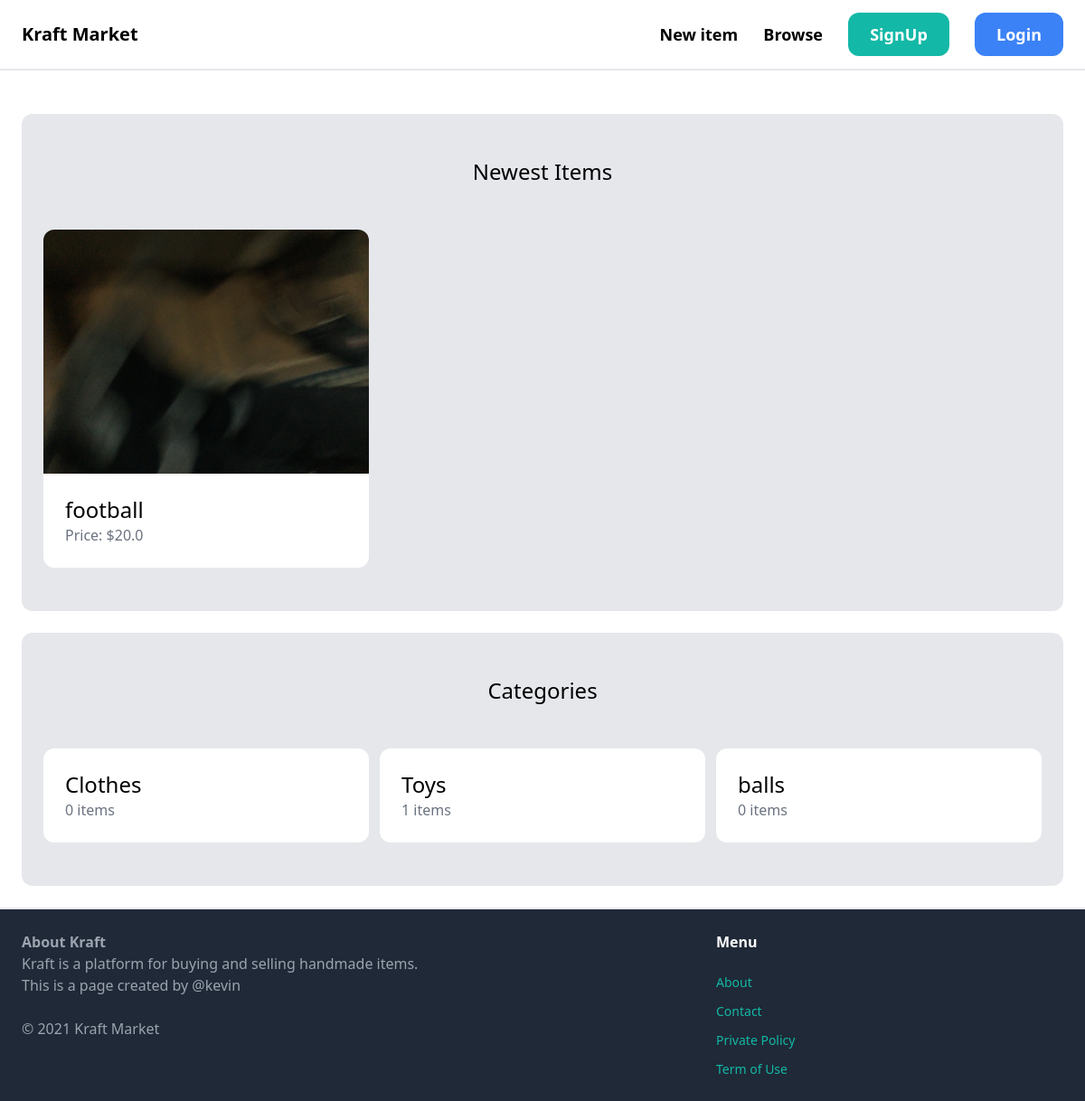
/, run on an earlier commit of the app's database.
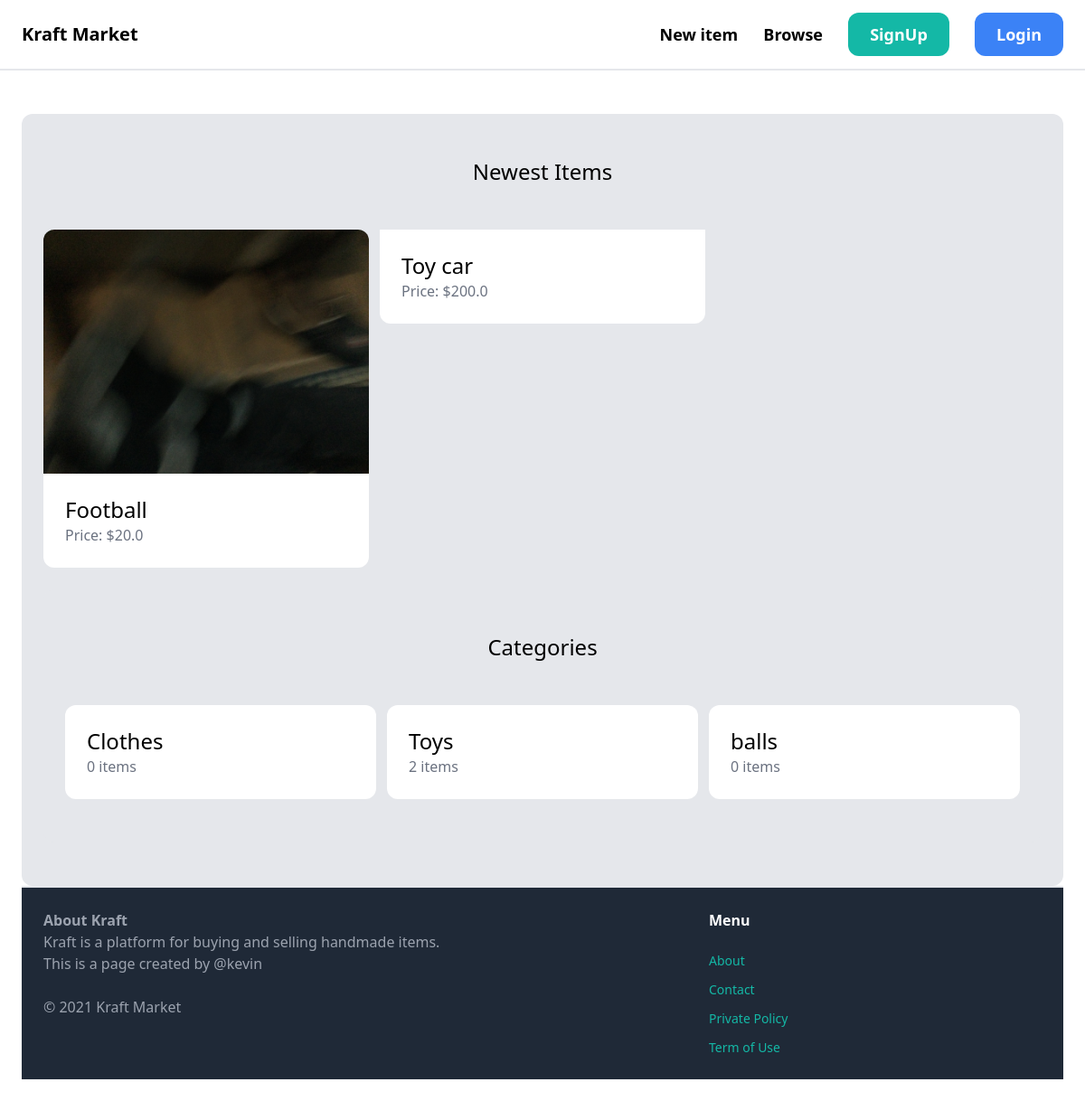
And on a later commit of the database.
### item/models.py (models this page shows, shortened)
class Item(models.Model): # this is the item model
    Category = models.ForeignKey(Category, related_name='items', on_delete=models.CASCADE) # this is the category of the item, also gets the items that belongs to the specific category, and when the category is deleted, the items will also be deleted, this is the relationship between the category and the item
    name = models.CharField(max_length=255) # this is the name of the item
    description = models.TextField(blank=True, null=True) # this is the description of the item
    price = models.FloatField() # this is the price of the item
    image = models.ImageField(upload_to='item_images', blank=True, null=True) # this is the image of the item
    is_sold = models.BooleanField(default=False) # this is the status of the item
    created_by = models.ForeignKey(User, related_name='items', on_delete=models.CASCADE) #this is the user who created the item, also gets the items that belongs to the specific user, and when the user is deleted, the items will also be deleted, this is the relationship between the user and the item
    created_at = models.DateTimeField(auto_now_add=True) # this is the date and time the item was created
    class Meta:
        ordering = ['name']

class Category(models.Model):
    name = models.CharField(max_length=255)
    class Meta:
        ordering = ['name']
        verbose_name_plural = 'categories'

### core/views.py (the view)
# urls.py: path('', views.index, name='index'),
def index(request):
    items = Item.objects.filter(is_sold=False) # this will get all the items that are not sold from the database
    categories = Category.objects.all() # this will get all the categories from the database
    return render(request, 'core/index.html', {'items': items, 'categories': categories}) # this is the index view that will render the index.html template and pass the items and categories to the template

### core/templates/core/index.html (shortened to what this page needs)
{% extends 'core/base.html' %}
{% block content %}
<div class="mt-6 px-6 py-12 bg-gray-200 rounded-xl">
    <h2 class="mb-12 text-center text-2xl">
        Newest Items
    </h2>
    <div class="grid grid-cols-3 gap-3">
        {% for item in items %}
            <div class="">
                <a href="{% url 'item:detail' item.id %}">
                    <div>
                        {%  if item.image %}
                        <img src="{{ item.image.url }}" alt="{{ item.title }}" class="rounded-t-xl">
                    </div>
                    {% endif %}
                    <div class="p-6 bg-white rounded-b-xl">
                        <h3 class="text-2xl "> {{ item.name }}</h3>
                        <p class="text-gray-500">Price: ${{ item.price }}</p>
                    </div>
                </a>
            </div>
        {% endfor %}
    </div>
</div>
<div class="mt-6 px-6 py-12 bg-gray-200 rounded-xl">
    <h2 class="mb-12 text-2xl text-center">
        Categories
    </h2>
    <div class="grid grid-cols-3 gap-3">
       {% for category in categories %}
        <div>
            <a href="#">
                <div class="p-6 bg-white rounded-b-xl rounded-t-xl">
                    <h3 class="text-2xl "> {{ category.name }}</h3>
                    <p class="text-gray-500">{{ category.items.count }} items</p>
                </div>
            </a>
        </div>
       {% endfor %}
    </div>
</div>
{% endblock %}

What changed in the data, as far as the page shows it:
changed Item: name "football" → "Football"
added Item: name "Toy car", price "200.0"
computed for Category "Toys": items.count "1" → "2"
